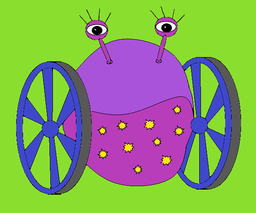
#> input picture PREPAIRING_FOR_THE_LAST/wheeler.png, 256 x 213 px, shrunk from 600 x 500 before the run
$ python from_last_GSW_of_the_first_course.py
#> lines starting #> are read from the running program, lines starting #| are printed output that depends on the picture
from PIL import Image


def hex_to_rgb(s):
    s = s.lstrip("#")
    return tuple([int(s[i:i + 2], 16) for i in range(0, 5, 2)])


def proper_position(arriving_file, file_to_save, **colors):
#> called with arriving_file = 'wheeler.png', file_to_save = 'alien.png'
    im = Image.open(arriving_file)
#> im is the input picture: PIL image 256x213 RGB; mean R, G, B 134, 156.6, 103.1
    pixels = im.load()
    x, y = im.size
#> x = 256; y = 213
    for i in range(x):
        for j in range(y):
            for color in colors:
                if pixels[i, j] == hex_to_rgb(color):
                    pixels[i, j] = hex_to_rgb(colors[color])

    im = im.rotate(-90, expand=True)
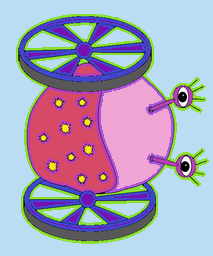
#> im: PIL image 213x256 RGB; mean R, G, B 167.7, 162.9, 187.8
    im.save(file_to_save)


colors = {
    "#8adf2e": "#baddf4",
    "#3f48cc": "#7610b3",
    "#a953db": "#f0a4d4",
    "#b83dba": "#d74a66"
}
proper_position("wheeler.png", "alien.png", **colors)
